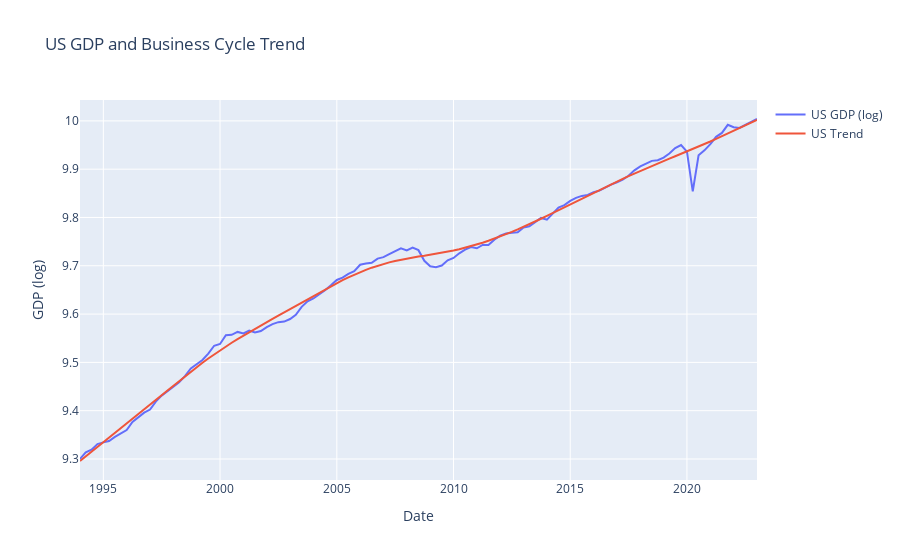
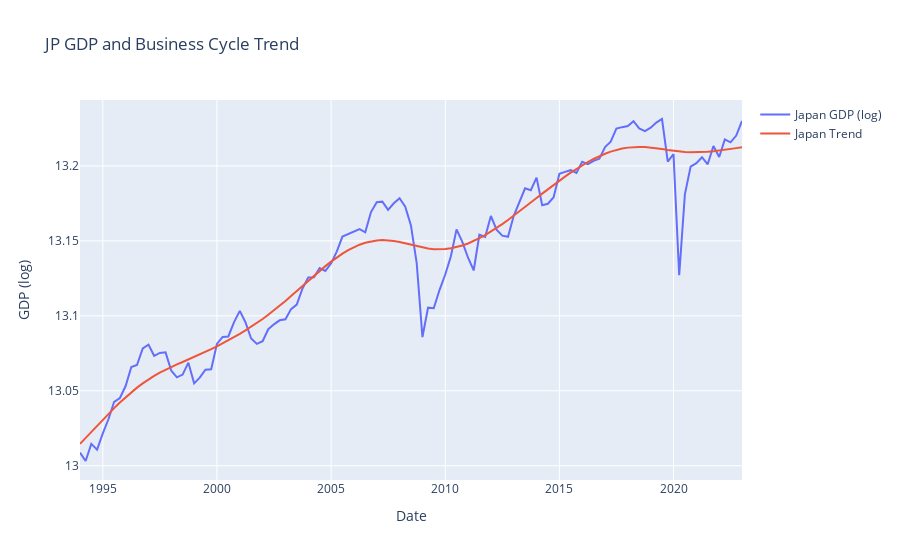

Write notebook code for charts like these, in order.
### Markdown cell above
<a href="https://colab.research.google.com/github/tsenga2/keio-quant-macro/blob/main/HPfilter.ipynb" target="_parent"><img src="https://colab.research.google.com/assets/colab-badge.svg" alt="Open In Colab"/></a>

### Code cell
import pandas as pd
import pandas_datareader.data as web
import matplotlib.pyplot as plt
import statsmodels.api as sm
import pandas_datareader as pdr
import numpy as np
import plotly.graph_objects as go
from plotly.offline import plot

# set the start and end dates for the data
start_date = '1994-01-01'
end_date = '2023-01-01'

# download the data from FRED using pandas_datareader
gdp_us = web.DataReader('GDPC1', 'fred', start_date, end_date)
gdp_jp = web.DataReader('JPNRGDPEXP', 'fred', start_date, end_date)

log_gdp_us = np.log(gdp_us)
log_gdp_jp = np.log(gdp_jp)

# calculate the quarterly percent change in real GDP
gdp_pct_change_us = gdp_us.pct_change(4)
gdp_pct_change_jp = gdp_jp.pct_change(4)

# apply a Hodrick-Prescott filter to the data to extract the cyclical component
cycle_us, trend_us = sm.tsa.filters.hpfilter(log_gdp_us, lamb=1600)
cycle_jp, trend_jp = sm.tsa.filters.hpfilter(log_gdp_jp, lamb=1600)

# Create an interactive plot using Plotly
fig = go.Figure()
fig2 = go.Figure()

# Add traces for the original GDP data
fig.add_trace(go.Scatter(x=log_gdp_us.index, y=log_gdp_us.values.flatten(), mode='lines', name='US GDP (log)'))
fig2.add_trace(go.Scatter(x=log_gdp_jp.index, y=log_gdp_jp.values.flatten(), mode='lines', name='Japan GDP (log)'))

# Add traces for the trend components
fig.add_trace(go.Scatter(x=trend_us.index, y=trend_us.values.flatten(), mode='lines', name='US Trend'))
fig2.add_trace(go.Scatter(x=trend_jp.index, y=trend_jp.values.flatten(), mode='lines', name='Japan Trend'))

# Update the layout
fig.update_layout(title='US GDP and Business Cycle Trend',xaxis_title='Date',yaxis_title='GDP (log)',hovermode='x unified')
fig2.update_layout(title='JP GDP and Business Cycle Trend',xaxis_title='Date',yaxis_title='GDP (log)',hovermode='x unified')

# Save the interactive plots as HTML files
plot(fig, filename='us_gdp_plot.html')
plot(fig2, filename='jp_gdp_plot.html')

# Display the plots
fig.show()
fig2.show()
